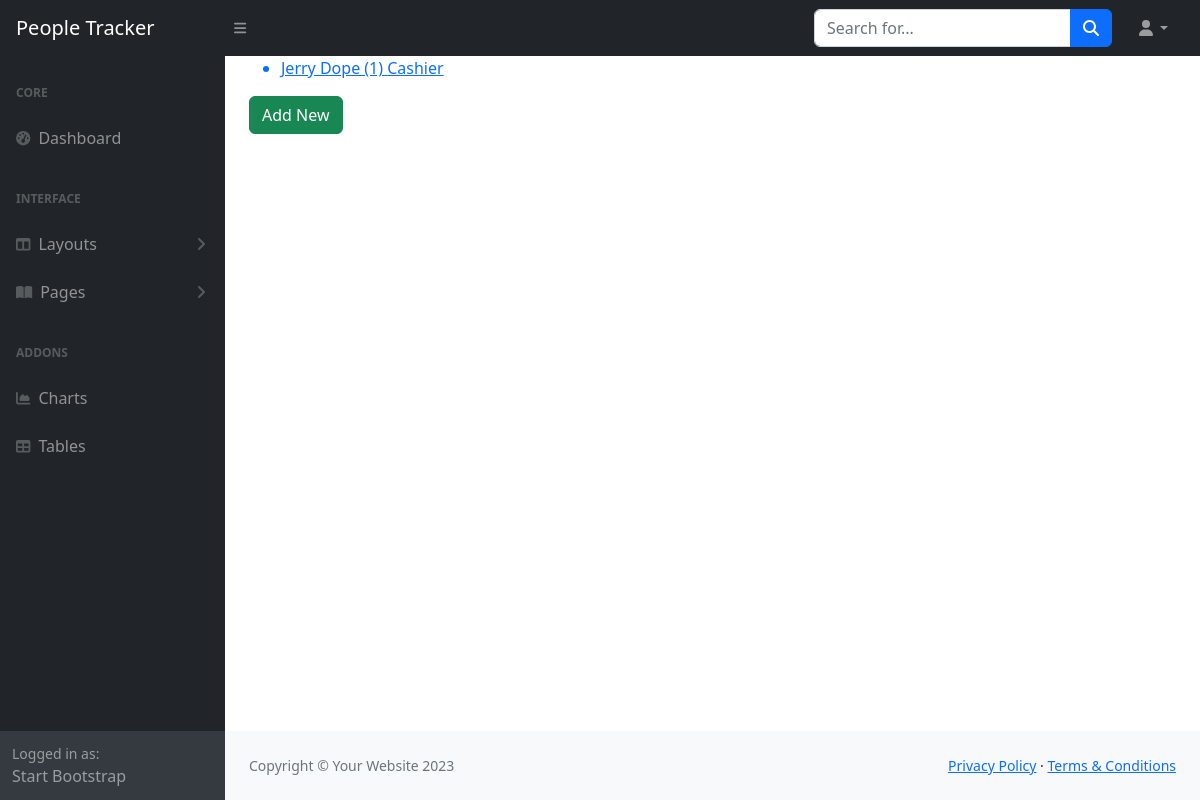
Page /people_management/contracts/ on the earlier database version.
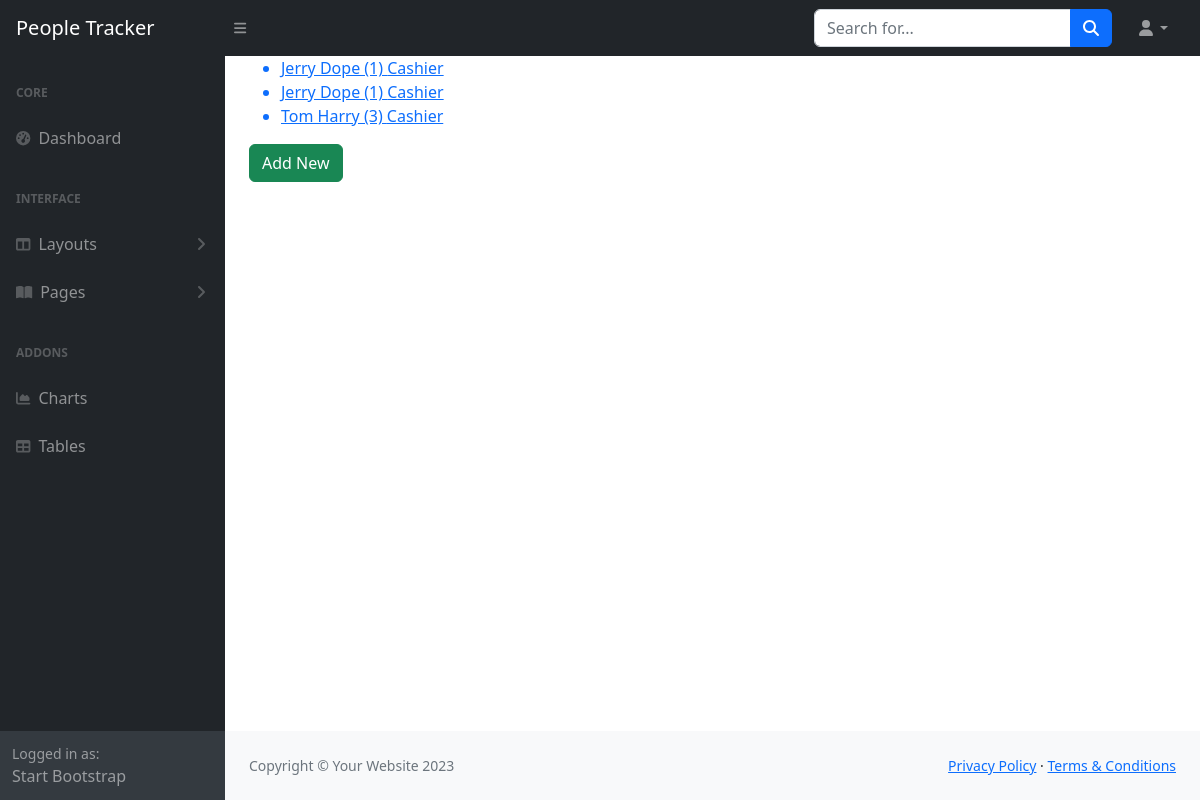
Same page on the later database version.
### people_management/models.py (models this page shows, shortened)
class Contract(models.Model):
    person = models.ForeignKey(Person, on_delete=models.CASCADE)
    job_title = models.CharField(max_length=255)
    contract_start = models.DateField()
    contract_end = models.DateField(null=True, blank=True)
    hourly_rate = models.FloatField(default=12.45)
    contracted_hours = models.FloatField(default=40)

class Person(models.Model):
    first_name = models.CharField(max_length = 50)
    last_name = models.CharField(max_length = 50)
    email = models.EmailField(max_length = 255)
    phone_number = models.IntegerField()
    date_of_birth = models.DateField()
    active = models.BooleanField(default=False)
    def __str__(self):
        return f"{self.first_name} {self.last_name} ({self.id})"

### people_management/views.py (the view)
# urls.py: path('contracts/', views.ListContracts.as_view(), name='contracts'),
class ListContracts(ListView):
    model = Contract
    context_object_name = 'contracts'

### people_management/templates/people_management/contract_list.html
{% extends 'dashboard/base.html'%}
{% block content %}
    <ul>
    {% for contract in contracts %}
        <a href="{% url 'view_contract' pk=contract.id %}"><li>{{contract.person}} {{ contract.job_title }}</li></a>
    {% endfor %}
    </ul>
    <a href="{% url 'create_contract' %}" class='btn btn-success'>Add New</a>
{% endblock %}

Differences in the rows shown:
added Contract: person "Jerry Dope (1)", job_title "Cashier"
added Contract: person "Tom Harry (3)", job_title "Cashier"
